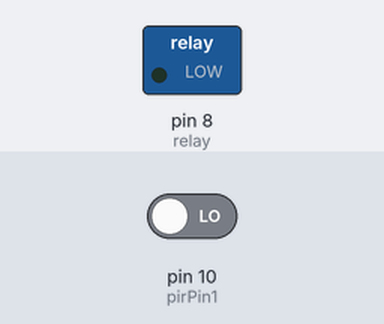
Simulated run of this sketch. Board: Arduino Uno, built with avr-gcc and run on an emulated ATmega328P. Parts: switched loads named in the sketch (green lamp = pin HIGH). Inputs (shaded band) come from the test bench; at power-on: pin 10 (pirPin1) LOW. What the sketch prints to the serial monitor is not drawn.

Above: at 0.1 s.
At 60.1 s:
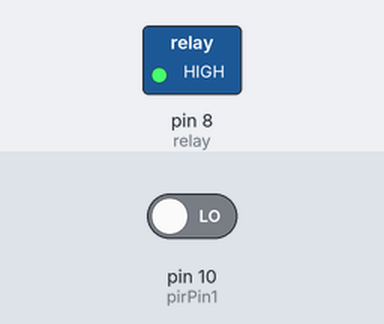
Timing chart, 0 to 61.6 s (numbered marks = the images above):
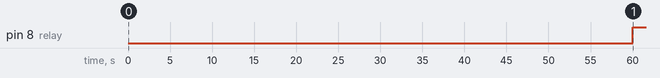

Measured:
- by itself, pin 8 (relay): LOW → HIGH at 60.0 s

The sketch:

MotionLight.ino
```cpp
int relay = 8;  // Relay pin
int pirPin1 = 10; // Input for HC-S501


int pirValue1; // Place to store read PIR Value

void setup() {
  // put your setup code here, to run once:
  pinMode(relay, OUTPUT);
  pinMode(pirPin1, INPUT);
  Serial.begin(9600);
  //digitalWrite(relay, LOW);
  delay(60000);
}

void loop() {
  // put your main code here, to run repeatedly:
  pirValue1 = digitalRead(pirPin1);

  Serial.print(pirValue1);
  //  Serial.print(pirValue2);
  Serial.print(' ');
  if ((pirValue1 == LOW)) {
    Serial.print("\n");
    Serial.print("Motion Not Detected");
    digitalWrite(relay, HIGH);
  }
  else {
    Serial.print("\n");
    Serial.print("Motion Detected ");
    digitalWrite(relay, LOW);
  }
}
```
